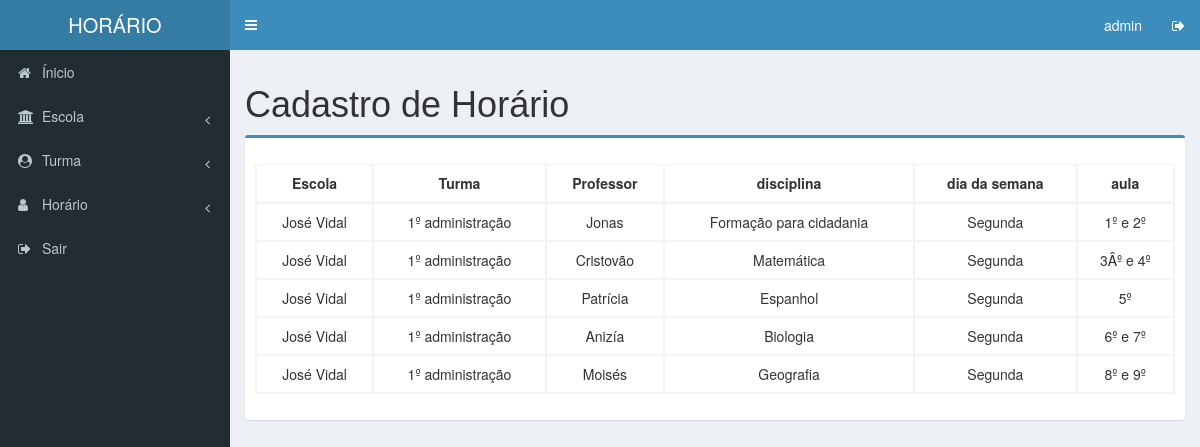
Page /view/listagem_horario.php on the committed database.
### tables this page shows
CREATE TABLE IF NOT EXISTS `horario` (
  `id` int(5) NOT NULL AUTO_INCREMENT,
  `disciplina` varchar(50) NOT NULL,
  `professor` varchar(50) NOT NULL,
  `escola` varchar(50) NOT NULL,
  `turma` varchar(30) NOT NULL,
  `aula` varchar(30) NOT NULL,
  `diadasemana` varchar(30) NOT NULL,
  PRIMARY KEY (`id`)
);

### controller/c_horario.php (called while the page is built, shortened)
<?php
	require_once("../controller/conexao.php");
	class c_horario {
		public function listar() {
			$con = new Conexao();
			$query = "SELECT * FROM horario";
			return $con->executar($query);
		}
	}
?>

### controller/conexao.php (called while the page is built, shortened)
<?php
	class Conexao {
		private $servidor = "localhost";
		private $usuario = "root";
		private $senha = "";
		private $banco = "horario";
		private $con;
		public function conectar(){
			$this -> con = mysqli_connect($this->servidor, $this->usuario, $this->senha, $this->banco);
		}
		public function executar($query){
			$sql = mysqli_query($this->con, $query);
			return $sql;
		}
	}
?>

### view/listagem_horario.php (the view, shortened to what this page needs)
<?php
require_once('../controller/c_horario.php');
	$horario = new c_horario();
	$lista = $horario->listar();
?>
<!DOCTYPE html>
<html xmlns="http://www.w3.org/1999/xhtml" >
	<head>
		<link rel="stylesheet" href="css/vendors/bootstrap.min.css" />
		<link rel="stylesheet" href="css/fonts/font-awesome.min.css" />
		<link rel="stylesheet" href="css/fonts/ionicons.min.css" />
		<link rel="stylesheet" href="css/layout/AdminLTE.min.css" />
		<link rel="stylesheet" href="css/layout/_all-skins.min.css" />
		<link rel="stylesheet" href="css/custoescola.css" >
	</head>
	<body class="hold-transition skin-blue sidebar-mini" style="background-color: #222d32;" >
		<header class="main-header" >
			<a href="#" class="logo" >
				<span class="logo-lg" >HORÁRIO</span>
			</a>
			<nav class="navbar navbar-static-top" >
				<a href="#" class="sidebar-toggle" data-toggle="push-menu" role="button" >
				</a>
				<div class="navbar-custom-menu" >
					<ul class="nav navbar-nav" >
						<li>
							<a href="#" >admin</a>
						</li>
						<li class="dropdown messages-menu" >
							<a href="#" >
								<i class="fa fa-sign-out" ></i>
							</a>
						</li>
					</ul>
				</div>
			</nav>
		</header>
		<aside class="main-sidebar" >
		<section class="sidebar" >
			<ul class="sidebar-menu" data-widget="tree" >
				<li>
					<a href="index.php" >
						<i class="fa fa-home" ></i>
						<span>Ínicio</span>
					</a>
				</li>
				<li class="treeview" >
					<a href="#" >
						<i class="fa fa-university" ></i>
						<span>Escola</span>
						<span class="pull-right-container" >
							<i class="fa fa-angle-left" ></i>
						</span>
					</a>
				</li>
				<li class="treeview" >
					<a href="#" >
						<i class="fa fa-user-circle" ></i>
						<span>Turma</span>
						<span class="pull-right-container" >
							<i class="fa fa-angle-left" ></i>
						</span>
					</a>
				</li>
				<li class="treeview" >
					<a href="#" >
						<i class="fa fa-user" ></i>
						<span>Horário</span>
						<span class="pull-right-container" >
							<i class="fa fa-angle-left" ></i>
						</span>
					</a>
				</li>
				<li>
					<a href="#" >
						<i class="fa fa-sign-out" ></i>
						<span>Sair</span>
					</a>
				</li>
			</ul>
		</section>
		</aside>
		<div class="content-wrapper" >
			<section class="content" >
				<h1>Cadastro de Horário</h1>
				<div class="box box-primary" >
					<form th:action="@{/professor/form}" method="POST" >
						<div class="box-body" >
							<div class="row" >
								<table class="table table-bordered table-hover dataTable" >
									<thead>
									<tr>
										<th class="coluna" >Escola</th>
										<th class="coluna" >Turma</th>
										<th class="coluna" >Professor</th>
										<th class="coluna" >disciplina</th>
										<th class="coluna" >dia da semana</th>
										<th class="coluna" >aula</th>
									</tr>
								</thead>
								<tbody>
									<?php while($dado = $lista->fetch_array()) { ?>
									<tr>
										<td class="coluna" ><?php echo $dado['escola'] ?></td>
										<td class="coluna" ><?php echo $dado['turma'] ?></td>
										<td class="coluna" ><?php echo $dado['professor'] ?></td>
										<td class="coluna" ><?php echo $dado['disciplina'] ?></td>
										<td class="coluna" ><?php echo $dado['diadasemana'] ?></td>
										<td class="coluna" ><?php echo $dado['aula'] ?></td>
									</tr>
									<?php }?>
								</tbody>
								</table>
							</div>
						</div>
					</form>
				</div>
			</section>
		</div>
	</body>
</html>

### view/css/custoescola.css (style rules this page uses)
.box-body { padding: 20px 25px; }
.dataTable { clear: both; margin-top: 6px !important; margin-bottom: 6px !important; max-width: none !important; border-collapse: separate !important; }
.coluna { text-align: center; }

### rows in the picture
horario: escola "José Vidal", turma "1º administração", professor "Jonas", disciplina "Formação para cidadania", diadasemana "Segunda", aula "1º e 2º"
horario: escola "José Vidal", turma "1º administração", professor "Cristovão", disciplina "Matemática", diadasemana "Segunda", aula "3Âº e 4º"
horario: escola "José Vidal", turma "1º administração", professor "Patrícia", disciplina "Espanhol", diadasemana "Segunda", aula "5º"
horario: escola "José Vidal", turma "1º administração", professor "Anizía", disciplina "Biologia", diadasemana "Segunda", aula "6º e 7º"
horario: escola "José Vidal", turma "1º administração", professor "Moisés", disciplina "Geografia", diadasemana "Segunda", aula "8º e 9º"
